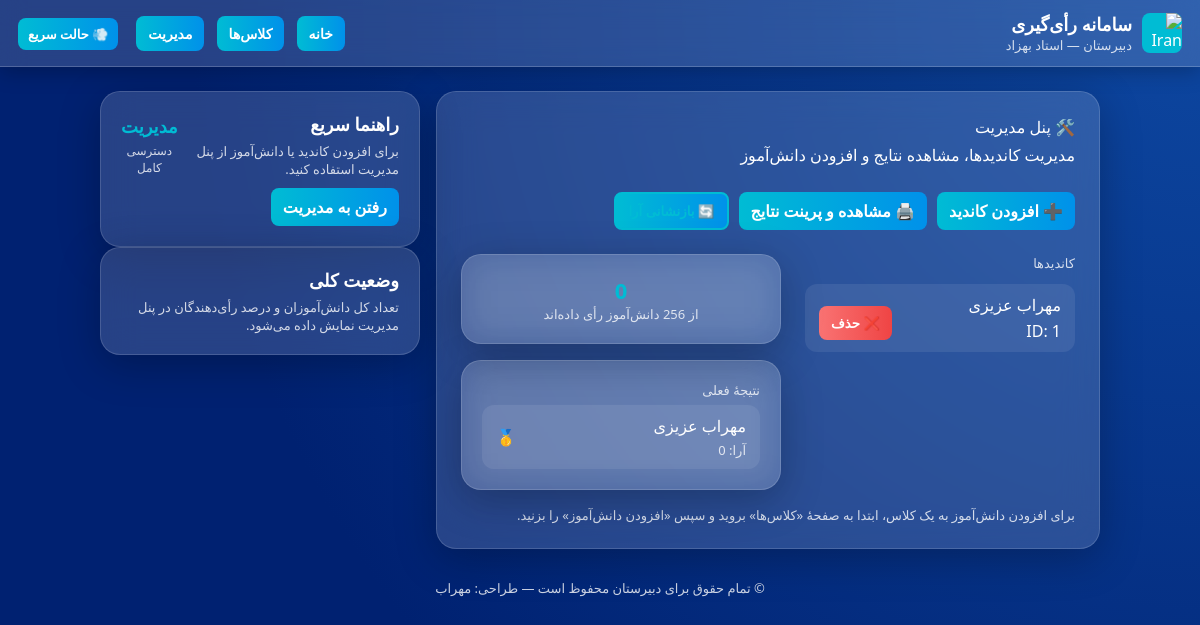
The page /admin on the database its author committed.
### tables this page shows
CREATE TABLE candidates (
            id INTEGER PRIMARY KEY AUTOINCREMENT,
            name TEXT UNIQUE
        );

### app.py (the view)
@app.route("/admin")
def admin_panel():
    theme = session.get("theme", "glass")
    conn = connect_db()
    cur = conn.cursor()
    cur.execute("SELECT id, name FROM candidates ORDER BY name")
    candidates = cur.fetchall()
    cur.execute("""
        SELECT candidates.id, candidates.name, COUNT(votes.id) as cnt
        FROM candidates
        LEFT JOIN votes ON candidates.id = votes.candidate_id
        GROUP BY candidates.id
        ORDER BY cnt DESC, candidates.name
    """)
    results = cur.fetchall()
    cur.execute("SELECT COUNT(*) FROM students")
    total_students = cur.fetchone()[0]
    cur.execute("SELECT COUNT(*) FROM students WHERE voted=1")
    voted_students = cur.fetchone()[0]
    conn.close()
    return render_template("admin_panel.html", candidates=candidates, results=results,
                           total_students=total_students, voted_students=voted_students, theme=theme)

### app.py (called while the page is built)
def connect_db():
    return sqlite3.connect(DB)

### templates/admin_panel.html (shortened to what this page needs)
{% extends "base.html" %}
{% block content %}
<div class="card" style="padding:24px;">
    <div style="display:flex; justify-content:space-between; align-items:center; flex-wrap:wrap; gap:16px;">
        <div>
            <div class="hero-title">🛠️ پنل مدیریت</div>
            <div class="hero-subtitle" style="margin-top:6px;">مدیریت کاندیدها، مشاهده نتایج و افزودن دانش‌آموز</div>
        </div>
        <div style="display:flex; gap:10px; flex-wrap:wrap;">
            <a class="btn btn-primary" href="{{ url_for('add_candidate') }}">➕ افزودن کاندید</a>
            <a class="btn btn-secondary" href="{{ url_for('print_results') }}" target="_blank">🖨️ مشاهده و پرینت نتایج</a>
            <form method="POST" action="{{ url_for('reset_votes') }}" style="display:inline;">
                <button class="btn btn-ghost" type="submit" onclick="return confirm('آیا مطمئن هستید که می‌خواهید همهٔ آرای ذخیره‌شده را پاک کنید؟')">🔄 بازنشانی آرا</button>
            </form>
        </div>
    </div>
    <div style="margin-top:24px; display:grid; grid-template-columns: 1fr 320px; gap:24px;">
        <div>
            <div class="muted" style="margin-bottom:12px;">کاندیدها</div>
            <div class="list">
                {% if candidates %}
                    {% for c in candidates %}
                        <div class="row">
                            <div>
                                <div class="name">{{ c[1] }}</div>
                                <div class="meta" style="margin-top:4px;">ID: {{ c[0] }}</div>
                            </div>
                            <div>
                                <form method="POST" action="{{ url_for('delete_candidate', candidate_id=c[0]) }}" style="display:inline;">
                                    <button class="btn btn-danger" type="submit" onclick="return confirm('آیا مطمئن هستید که می‌خواهید این کاندید و آرای مرتبط با آن را حذف کنید؟')">❌ حذف</button>
                                </form>
                            </div>
                        </div>
                    {% endfor %}
                {% else %}
                    <div class="muted">هیچ کاندیدی وجود ندارد.</div>
                {% endif %}
            </div>
        </div>
        <div style="display:flex; flex-direction:column; gap:16px;">
            <div class="card status-card">
                <div style="font-weight:800; font-size:22px; color:var(--accent); text-align:center;">{{ voted_students }}</div>
                <div class="muted" style="text-align:center;">از {{ total_students }} دانش‌آموز رأی داده‌اند</div>
            </div>
            <div class="card results-card">
                <div class="muted" style="margin-bottom:6px;">نتیجهٔ فعلی</div>
                <div class="list">
                    {% if results %}
                        {% for r in results %}
                            <div class="row">
                                <div>
                                    <div class="name">{{ r[1] }}</div>
                                    <div class="muted" style="margin-top:4px;">آرا: {{ r[2] }}</div>
                                </div>
                                <div class="meta">{% if loop.index==1 %}🥇{% elif loop.index==2 %}🥈{% elif loop.index==3 %}🥉{% else %}—{% endif %}</div>
                            </div>
                        {% endfor %}
                    {% else %}
                        <div class="muted">هنوز رأیی ثبت نشده است.</div>
                    {% endif %}
                </div>
            </div>
        </div>
    </div>
    <div style="margin-top:16px;">
        <div class="muted">برای افزودن دانش‌آموز به یک کلاس، ابتدا به صفحهٔ «کلاس‌ها» بروید و سپس «افزودن دانش‌آموز» را بزنید.</div>
    </div>
</div>
{% endblock %}

### templates/base.html (style rules this page uses)
:root { --bg-start: #0d47a1; --bg-end: #002171; --card-glass: rgba(255,255,255,0.15); --accent: #00bcd4; --accent-hover: #26c6da; --white: #ffffff; --muted: rgba(255,255,255,0.8); }
* { box-sizing: border-box; margin:0; padding:0; font-family: Vazirmatn, system-ui, -apple-system, "Segoe UI", Roboto, Arial; }
body.theme-glass { background: radial-gradient(circle at top right, var(--bg-start), var(--bg-end) 70%); color: var(--white); -webkit-font-smoothing: antialiased; min-height: 100vh; }
body.theme-glass .card { background: var(--card-glass); backdrop-filter: blur(18px); box-shadow: 0 10px 40px rgba(0,0,0,0.25); border: 1px solid rgba(255,255,255,0.15); transition: all 0.4s ease; }
.card { border-radius: 10px; padding: 16px; }
.muted { color: var(--muted); font-size: 13px; }
.btn { display: inline-block; padding: 8px 12px; border-radius: 8px; font-weight: 700; cursor: pointer; border: none; text-decoration: none; color: var(--white); background: linear-gradient(90deg, var(--accent), #0091ea); margin-top: 10px; }

### templates/admin_panel.html (style rules this page uses)
.card { border-radius: 20px; padding: 20px; background: rgba(255,255,255,0.15); backdrop-filter: blur(20px); border:1px solid rgba(255,255,255,0.2); box-shadow: 0 10px 40px rgba(0,0,0,0.25); transition: all 0.3s ease; }
.status-card, .results-card { background: rgba(255,255,255,0.1); backdrop-filter: blur(15px); }
.row { background: rgba(255,255,255,0.08); padding:10px 14px; border-radius:12px; display:flex; justify-content:space-between; align-items:center; transition: transform 0.3s ease, box-shadow 0.3s ease; }
.btn-primary { background: linear-gradient(90deg, var(--accent), #0091ea); color:white; }
.btn-ghost { border:2px solid var(--accent); color: var(--accent); }
.btn-danger { background: linear-gradient(90deg,#f97373,#ef4444); color:white; }

### rows shown on the page
candidates: name "مهراب عزیزی", id "1", r "0"
